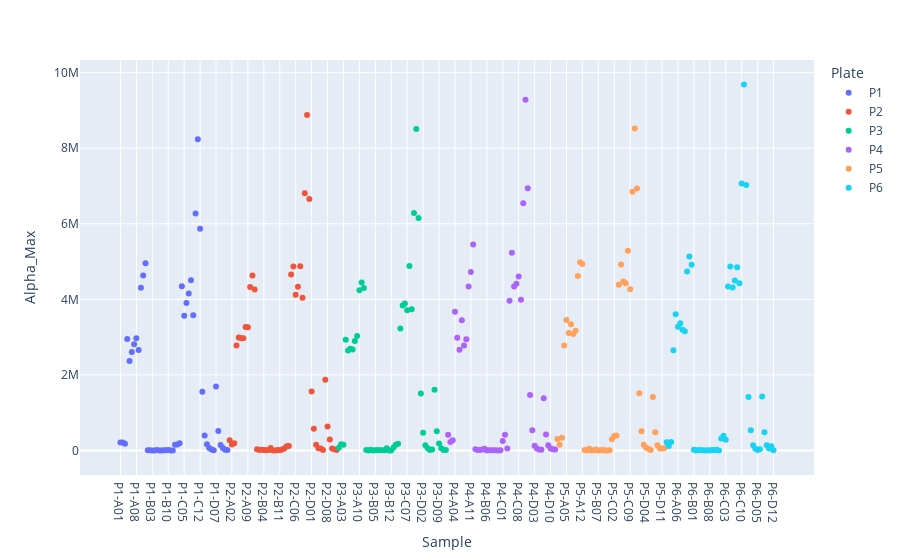

Here is the notebook cell this chart was saved with:
### Code cell
y = calcs_df["Alpha_Max"]
x = calcs_df["Sample"]
y2 = calcs_df["Alpha_Max/DNA_Max"]

ax1 = plt.figure(figsize=(14, 8), dpi=200)
# ax1 = plt.gca()
# ax2 = ax1.twinx()
ax1 = px.scatter(calcs_df, x=x, y=y, color = "Plate")
ax1.show()

### Figure 1 — Plotly figure (JSON) as saved in the notebook; plotly's stock layout.template omitted (floating-point values rounded to 4 significant figures)
{"data": [{"hovertemplate": "Plate=P1<br>Sample=%{x}<br>Alpha_Max=%{y}<extra></extra>", "legendgroup": "P1", "marker": {"color": "#636efa", "symbol": "circle"}, "mode": "markers", "name": "P1", "orientation": "v", "showlegend": true, "type": "scatter", "x": ["P1-A01", "P1-A02", "P1-A03", "P1-A04", "P1-A05", "P1-A06", "P1-A07", "P1-A08", "P1-A09", "P1-A10", "P1-A11", "P1-A12", "P1-B01", "P1-B02", "P1-B03", "P1-B04", "P1-B05", "P1-B06", "P1-B07", "P1-B08", "P1-B09", "P1-B10", "P1-B11", "P1-B12", "P1-C01", "P1-C02", "P1-C03", "P1-C04", "P1-C05", "P1-C06", "P1-C07", "P1-C08", "P1-C09", "P1-C10", "P1-C11", "P1-C12", "P1-D01", "P1-D02", "P1-D03", "P1-D04", "P1-D05", "P1-D06", "P1-D07", "P1-D08", "P1-D09", "P1-D10", "P1-D11", "P1-D12"], "xaxis": "x", "y": [214100.0, 213700.0, 178800.0, 2950000.0, 2371000.0, 2605000.0, 2813000.0, 2972000, 2663000.0, 4310000.0, 4633000.0, 4953000.0, 3880.0, 9831.0, 2508.0, 2847.0, 11530.0, 1465.0, 293.0, 5153.0, 7966.0, 11860.0, 1695.0, 881.4, 149300.0, 161200.0, 189800.0, 4345000.0, 3564000.0, 3901000.0, 4156000.0, 4508000.0, 3579000.0, 6270000.0, 8235000.0, 5867000.0, 1557000.0, 395100.0, 167100.0, 66800, 27460.0, 8610.0, 1696000.0, 516000.0, 143100.0, 67390.0, 20850.0, 13220.0], "yaxis": "y"}, {"hovertemplate": "Plate=P2<br>Sample=%{x}<br>Alpha_Max=%{y}<extra></extra>", "legendgroup": "P2", "marker": {"color": "#EF553B", "symbol": "circle"}, "mode": "markers", "name": "P2", "orientation": "v", "showlegend": true, "type": "scatter", "x": ["P2-A01", "P2-A02", "P2-A03", "P2-A04", "P2-A05", "P2-A06", "P2-A07", "P2-A08", "P2-A09", "P2-A10", "P2-A11", "P2-A12", "P2-B01", "P2-B02", "P2-B03", "P2-B04", "P2-B05", "P2-B06", "P2-B07", "P2-B08", "P2-B09", "P2-B10", "P2-B11", "P2-B12", "P2-C01", "P2-C02", "P2-C03", "P2-C04", "P2-C05", "P2-C06", "P2-C07", "P2-C08", "P2-C09", "P2-C10", "P2-C11", "P2-C12", "P2-D01", "P2-D02", "P2-D03", "P2-D04", "P2-D05", "P2-D06", "P2-D07", "P2-D08", "P2-D09", "P2-D10", "P2-D11", "P2-D12"], "xaxis": "x", "y": [273600.0, 158500.0, 191600.0, 2780000.0, 2992000.0, 2971000.0, 2972000.0, 3268000.0, 3260000.0, 4325000.0, 4630000.0, 4263000.0, 30340.0, 13730.0, 22540.0, 10680.0, 8068.0, 13220.0, 68140.0, 2469.0, 0, 14750.0, 5559.0, 24920.0, 51190.0, 111500.0, 118100.0, 4656000.0, 4868000.0, 4123000.0, 4336000.0, 4879000.0, 4043000.0, 6807000.0, 8880000.0, 6658000.0, 1562000.0, 576200.0, 151700.0, 57220.0, 55930.0, 16200.0, 1873000.0, 633800.0, 289200.0, 50550.0, 30850.0, 11020.0], "yaxis": "y"}, {"hovertemplate": "Plate=P3<br>Sample=%{x}<br>Alpha_Max=%{y}<extra></extra>", "legendgroup": "P3", "marker": {"color": "#00cc96", "symbol": "circle"}, "mode": "markers", "name": "P3", "orientation": "v", "showlegend": true, "type": "scatter", "x": ["P3-A01", "P3-A02", "P3-A03", "P3-A04", "P3-A05", "P3-A06", "P3-A07", "P3-A08", "P3-A09", "P3-A10", "P3-A11", "P3-A12", "P3-B01", "P3-B02", "P3-B03", "P3-B04", "P3-B05", "P3-B06", "P3-B07", "P3-B08", "P3-B09", "P3-B10", "P3-B11", "P3-B12", "P3-C01", "P3-C02", "P3-C03", "P3-C04", "P3-C05", "P3-C06", "P3-C07", "P3-C08", "P3-C09", "P3-C10", "P3-C11", "P3-C12", "P3-D01", "P3-D02", "P3-D03", "P3-D04", "P3-D05", "P3-D06", "P3-D07", "P3-D08", "P3-D09", "P3-D10", "P3-D11", "P3-D12"], "xaxis": "x", "y": [70510.0, 163200.0, 149300.0, 2928000.0, 2645000.0, 2692000.0, 2670000.0, 2899000.0, 3030000.0, 4241000.0, 4449000.0, 4300000.0, 10510.0, 2542.0, 18470.0, 399.3, 5153.0, 12370.0, 5593.0, 8000.0, 4237.0, 58310.0, 1438.0, 3119.0, 77970.0, 153200.0, 177800.0, 3227000.0, 3837000.0, 3890000.0, 3713000.0, 4885000.0, 3739000.0, 6284000.0, 8512000.0, 6155000.0, 1508000.0, 470100.0, 139800.0, 57730.0, 14490.0, 27120.0, 1610000.0, 508000.0, 182300.0, 56510.0, 13460.0, 15250.0], "yaxis": "y"}, {"hovertemplate": "Plate=P4<br>Sample=%{x}<br>Alpha_Max=%{y}<extra></extra>", "legendgroup": "P4", "marker": {"color": "#ab63fa", "symbol": "circle"}, "mode": "markers", "name": "P4", "orientation": "v", "showlegend": true, "type": "scatter", "x": ["P4-A01", "P4-A02", "P4-A03", "P4-A04", "P4-A05", "P4-A06", "P4-A07", "P4-A08", "P4-A09", "P4-A10", "P4-A11", "P4-A12", "P4-B01", "P4-B02", "P4-B03", "P4-B04", "P4-B05", "P4-B06", "P4-B07", "P4-B08", "P4-B09", "P4-B10", "P4-B11", "P4-B12", "P4-C01", "P4-C02", "P4-C03", "P4-C04", "P4-C05", "P4-C06", "P4-C07", "P4-C08", "P4-C09", "P4-C10", "P4-C11", "P4-C12", "P4-D01", "P4-D02", "P4-D03", "P4-D04", "P4-D05", "P4-D06", "P4-D07", "P4-D08", "P4-D09", "P4-D10", "P4-D11", "P4-D12"], "xaxis": "x", "y": [417600.0, 222400.0, 274200.0, 3672000.0, 2983000.0, 2665000.0, 3445000.0, 2782000.0, 2944000.0, 4339000.0, 4724000.0, 5453000.0, 30680.0, 15760.0, 12710.0, 28980.0, 47970.0, 1818.0, 6373.0, 4746.0, 5932.0, 4746.0, 2441.0, 5356.0, 251700.0, 414700.0, 54580.0, 3964000.0, 5231000.0, 4339000.0, 4416000.0, 4606000.0, 3990000.0, 6542000.0, 9282000.0, 6939000.0, 1469000.0, 539000.0, 127100.0, 51550.0, 27970.0, 21080.0, 1385000.0, 421300.0, 140100.0, 51890.0, 35420.0, 26270.0], "yaxis": "y"}, {"hovertemplate": "Plate=P5<br>Sample=%{x}<br>Alpha_Max=%{y}<extra></extra>", "legendgroup": "P5", "marker": {"color": "#FFA15A", "symbol": "circle"}, "mode": "markers", "name": "P5", "orientation": "v", "showlegend": true, "type": "scatter", "x": ["P5-A01", "P5-A02", "P5-A03", "P5-A04", "P5-A05", "P5-A06", "P5-A07", "P5-A08", "P5-A09", "P5-A10", "P5-A11", "P5-A12", "P5-B01", "P5-B02", "P5-B03", "P5-B04", "P5-B05", "P5-B06", "P5-B07", "P5-B08", "P5-B09", "P5-B10", "P5-B11", "P5-B12", "P5-C01", "P5-C02", "P5-C03", "P5-C04", "P5-C05", "P5-C06", "P5-C07", "P5-C08", "P5-C09", "P5-C10", "P5-C11", "P5-C12", "P5-D01", "P5-D02", "P5-D03", "P5-D04", "P5-D05", "P5-D06", "P5-D07", "P5-D08", "P5-D09", "P5-D10", "P5-D11", "P5-D12"], "xaxis": "x", "y": [307500.0, 152500.0, 338600.0, 2782000.0, 3453000.0, 3112000.0, 3341000.0, 3081000.0, 3172000, 4616000.0, 4982000.0, 4936000.0, 10170.0, 4068.0, 48810.0, 314.7, 7661.0, 27970.0, 895.3, 7797.0, 14580.0, 2881.0, 672.7, 4881.0, 296100.0, 383700.0, 400300.0, 4390000.0, 4924000.0, 4471000.0, 4424000.0, 5287000.0, 4268000.0, 6850000.0, 8520000.0, 6933000.0, 1512000.0, 506700.0, 151700.0, 70510.0, 43050.0, 10870.0, 1417000.0, 481100.0, 140400.0, 50920.0, 53220.0, 59490.0], "yaxis": "y"}, {"hovertemplate": "Plate=P6<br>Sample=%{x}<br>Alpha_Max=%{y}<extra></extra>", "legendgroup": "P6", "marker": {"color": "#19d3f3", "symbol": "circle"}, "mode": "markers", "name": "P6", "orientation": "v", "showlegend": true, "type": "scatter", "x": ["P6-A01", "P6-A02", "P6-A03", "P6-A04", "P6-A05", "P6-A06", "P6-A07", "P6-A08", "P6-A09", "P6-A10", "P6-A11", "P6-A12", "P6-B01", "P6-B02", "P6-B03", "P6-B04", "P6-B05", "P6-B06", "P6-B07", "P6-B08", "P6-B09", "P6-B10", "P6-B11", "P6-B12", "P6-C01", "P6-C02", "P6-C03", "P6-C04", "P6-C05", "P6-C06", "P6-C07", "P6-C08", "P6-C09", "P6-C10", "P6-C11", "P6-C12", "P6-D01", "P6-D02", "P6-D03", "P6-D04", "P6-D05", "P6-D06", "P6-D07", "P6-D08", "P6-D09", "P6-D10", "P6-D11", "P6-D12"], "xaxis": "x", "y": [218600.0, 121400.0, 221700.0, 2654000.0, 3604000.0, 3276000.0, 3368000.0, 3195000.0, 3154000.0, 4741000.0, 5135000.0, 4919000.0, 19830.0, 998.3, 14580.0, 5085.0, 5492.0, 1031.0, 5254.0, 2496.0, 12030.0, 3390.0, 18470.0, 2192.0, 318100.0, 393100.0, 282900.0, 4341000.0, 4870000.0, 4316000.0, 4501000.0, 4850000.0, 4426000.0, 7068000.0, 9687000.0, 7026000.0, 1416000.0, 533200.0, 137100.0, 46640.0, 15520.0, 35080.0, 1429000.0, 484500.0, 140200.0, 55460.0, 114100.0, 8275.0], "yaxis": "y"}], "layout": {"legend": {"title": {"text": "Plate"}, "tracegroupgap": 0}, "margin": {"t": 60}, "xaxis": {"anchor": "y", "domain": [0, 1], "title": {"text": "Sample"}}, "yaxis": {"anchor": "x", "domain": [0, 1], "title": {"text": "Alpha_Max"}}}}
